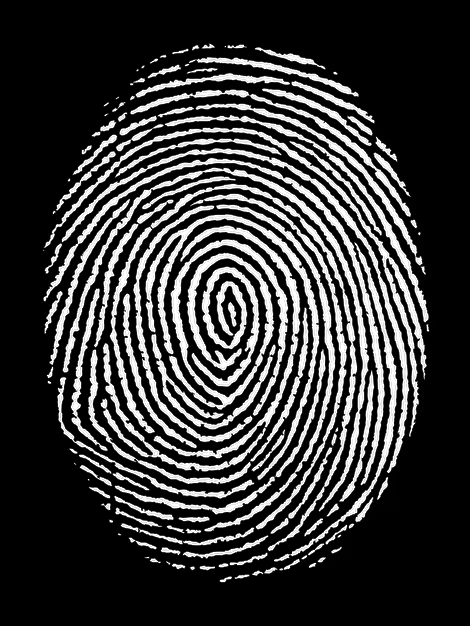
#> input picture lab_1/images/finger.png, 470 x 626 px
$ python main.py ../images/finger.png
#> lines starting #> are read from the running program, lines starting #| are printed output that depends on the picture; after the words box and inside, x2 and y2 are one past the last pixel; in counts of white or black regions, pixels touching at a corner belong together
#> in run, image is the input picture: shape (626, 470); min 0, max 255, mean 54.8
### lab_1/src/binarize.py
"""Бинаризация изображения (предобработка для эрозии, вариант 7).

По условию лабораторной бинаризацию разрешено не реализовывать вручную,
поэтому используется встроенная функция OpenCV ``cv2.threshold`` с
автоматическим порогом по методу Отсу.
"""

import cv2


def binarize_otsu(image):
    """Бинаризовать изображение методом Отсу.

    :param image: изображение (numpy.ndarray), grayscale или BGR
    :return: бинарное изображение (numpy.ndarray, uint8, значения 0/255)
    """
    if image.ndim == 3:
        image = cv2.cvtColor(image, cv2.COLOR_BGR2GRAY)
    _, binary = cv2.threshold(image, 0, 255, cv2.THRESH_BINARY + cv2.THRESH_OTSU)
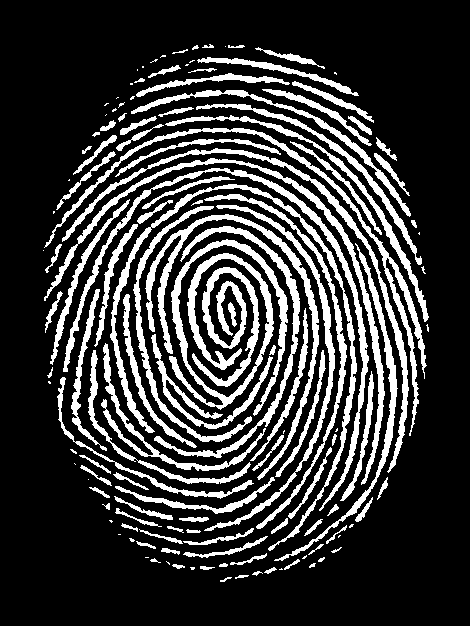
#> binary: shape (626, 470); 21.7% white; 139 white regions (37 under 20 px), largest, box (x1, y1, x2, y2) and area: (169, 239, 288, 416) 4892, (110, 184, 357, 551) 3614, (63, 168, 369, 511) 3506
    return binary

### lab_1/src/erosion_native.py
"""Нативная реализация эрозии на Python (вариант 7)"""

import numpy as np


def erode_native(image, kernel=None):
    """Эрозия изображения, реализованная циклами на Python.

    :param image: двумерный numpy.ndarray типа uint8
    :param kernel: структурный элемент — numpy.ndarray из 0/1 с нечётными
                   размерами; по умолчанию примитив 3x3 из единиц
    :return: результат эрозии (numpy.ndarray, uint8, тот же размер)
    """
    if kernel is None:
        kernel = np.ones((3, 3), dtype=np.uint8)
    kernel = np.asarray(kernel)
    if image.ndim != 2:
        raise ValueError("Ожидается двумерное (grayscale) изображение")
    if image.dtype != np.uint8:
        raise ValueError("Ожидается изображение типа uint8")
    if kernel.ndim != 2 or kernel.shape[0] % 2 == 0 or kernel.shape[1] % 2 == 0:
        raise ValueError("Структурный элемент должен быть 2D с нечётными размерами")

    height, width = image.shape
#> height = 626; width = 470
    k_h, k_w = kernel.shape
    k_cy, k_cx = k_h // 2, k_w // 2

    # Смещения активных (ненулевых) точек структурного элемента
    offsets = [
        (dy - k_cy, dx - k_cx)
        for dy in range(k_h)
        for dx in range(k_w)
        if kernel[dy, dx]
    ]

    # tolist() даёт быстрый доступ к скалярам из чистого Python
    data = image.tolist()
#> data = 626 items
    result = np.empty((height, width), dtype=np.uint8)

    for y in range(height):
        for x in range(width):
            minimum = 255
            for dy, dx in offsets:
                yy = y + dy
                xx = x + dx
                if 0 <= yy < height and 0 <= xx < width:
                    value = data[yy][xx]
                    if value < minimum:
                        minimum = value
            result[y, x] = minimum
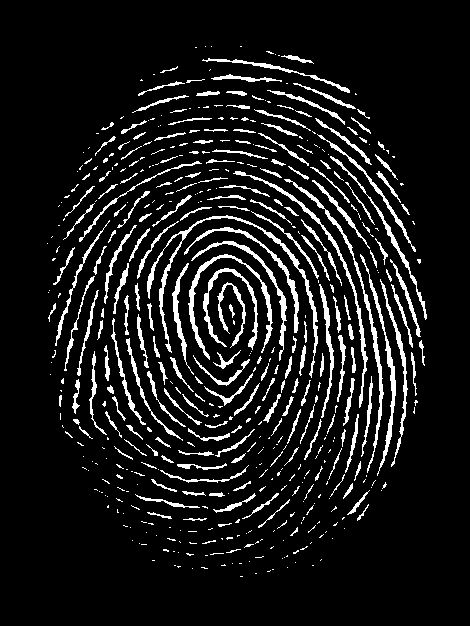
#> result: shape (626, 470); 9.5% white; 497 white regions (288 under 20 px), largest, box (x1, y1, x2, y2) and area: (147, 215, 318, 378) 1401, (284, 179, 384, 473) 1020, (233, 171, 368, 408) 937
    return result

### lab_1/src/erosion_cv2.py
"""Реализация эрозии с использованием встроенной функции OpenCV (вариант 7)."""

import cv2
import numpy as np


def erode_cv2(image, kernel=None):
    """Эрозия изображения через ``cv2.erode``.

    Интерфейс совпадает с ``erode_native`` из модуля erosion_native.

    :param image: двумерный numpy.ndarray типа uint8
    :param kernel: структурный элемент — numpy.ndarray из 0/1;
                   по умолчанию примитив 3x3 из единиц
    :return: результат эрозии (numpy.ndarray, uint8, тот же размер)
    """
    if kernel is None:
        kernel = np.ones((3, 3), dtype=np.uint8)
    return cv2.erode(image, kernel.astype(np.uint8))

### lab_1/src/main.py
"""CLI-точка входа ЛР1 (вариант 7 — эрозия).

Загружает изображение, бинаризует его методом Отсу (встроенная функция
OpenCV, по условию реализовывать вручную не требуется), применяет эрозию
двумя способами — нативно на Python и через ``cv2.erode`` — сохраняет
результаты и выводит время работы обеих реализаций.

Запуск (из каталога ``lab_1``)::

    py src/main.py images/sample_shapes.png [-o results] [-k 3]
"""

import argparse
import os
import time

import cv2
import numpy as np

from binarize import binarize_otsu
from erosion_cv2 import erode_cv2
from erosion_native import erode_native


def run(image_path, out_dir="results", kernel_size=3):
    """Обработать одно изображение и вывести тайминги.

    :param image_path: путь к входному изображению
    :param out_dir: каталог для сохранения результатов
    :param kernel_size: размер квадратного структурного элемента
    """
    image = cv2.imread(image_path, cv2.IMREAD_GRAYSCALE)
    if image is None:
        raise FileNotFoundError(f"Не удалось прочитать изображение: {image_path}")

    os.makedirs(out_dir, exist_ok=True)
    name = os.path.splitext(os.path.basename(image_path))[0]

    binary = binarize_otsu(image)
    kernel = np.ones((kernel_size, kernel_size), dtype=np.uint8)

    start = time.perf_counter()
    eroded_native = erode_native(binary, kernel)
    t_native = time.perf_counter() - start

    start = time.perf_counter()
    eroded_cv = erode_cv2(binary, kernel)
    t_cv = time.perf_counter() - start

    identical = bool(np.array_equal(eroded_native, eroded_cv))
#> identical = True

    # Карта расхождений: чёрные точки там, где результаты различаются
    # (ожидается полностью белое изображение)
    diff = np.full(binary.shape, 255, dtype=np.uint8)
    diff[eroded_native != eroded_cv] = 0

    paths = {
        "binary": os.path.join(out_dir, f"{name}_binary.png"),
        "native": os.path.join(out_dir, f"{name}_eroded_native.png"),
        "cv2": os.path.join(out_dir, f"{name}_eroded_cv2.png"),
        "diff": os.path.join(out_dir, f"{name}_diff.png"),
    }
    cv2.imwrite(paths["binary"], binary)
    cv2.imwrite(paths["native"], eroded_native)
    cv2.imwrite(paths["cv2"], eroded_cv)
    cv2.imwrite(paths["diff"], diff)

    print(f"Изображение: {image_path} ({binary.shape[1]}x{binary.shape[0]})")
#| Изображение: ../images/finger.png (470x626)
    print(f"Ядро: {kernel_size}x{kernel_size}")
    print(f"Время erode_native: {t_native:.4f} с")
    print(f"Время erode_cv2:    {t_cv:.6f} с")
    print(f"Ускорение cv2:      {t_native / max(t_cv, 1e-9):.1f}x")
    print(f"Результаты совпадают попиксельно: {identical}")
#| Результаты совпадают попиксельно: True
    for key, path in paths.items():
        print(f"  {key}: {path}")


def main():
    parser = argparse.ArgumentParser(description="ЛР1: эрозия (нативно + OpenCV)")
    parser.add_argument("image", help="путь к входному изображению")
    parser.add_argument("-o", "--out-dir", default="results", help="каталог для результатов")
    parser.add_argument("-k", "--kernel", type=int, default=3, help="размер ядра (по заданию 3)")
    args = parser.parse_args()
    run(args.image, args.out_dir, args.kernel)


if __name__ == "__main__":
    main()
